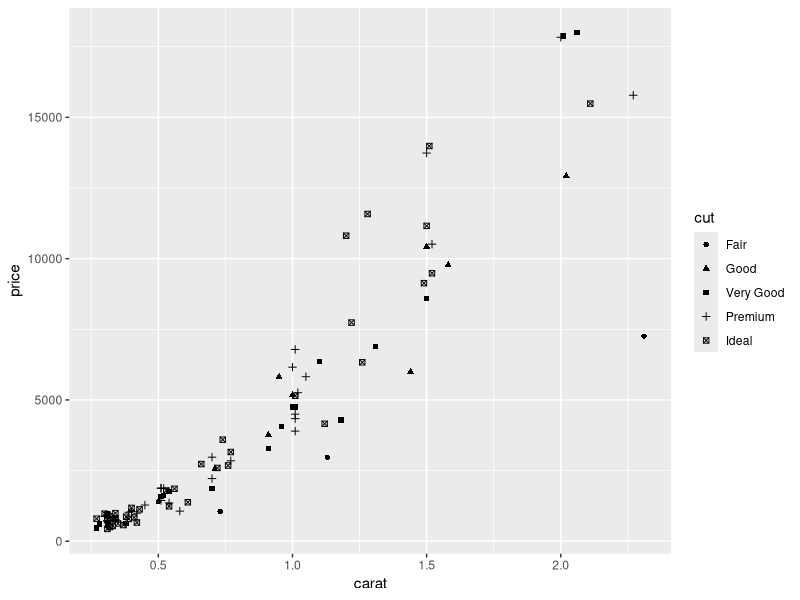

Recreate this plot in R.
## ---- chunk 1
a<-c(1800:1824)
for(s in a)
{
  if((s%%4==0 & s%%100!=0) | s%%400==0){print(s)}
}
## ---- chunk 2
library(tidyverse)
library(dplyr)
library(ggplot2)
## ---- chunk 3
sto_diam <- diamonds[sample(nrow(diamonds),100),]
ggplot(data = sto_diam) +
  geom_point(mapping = aes(x = carat, y = price, shape = cut))
